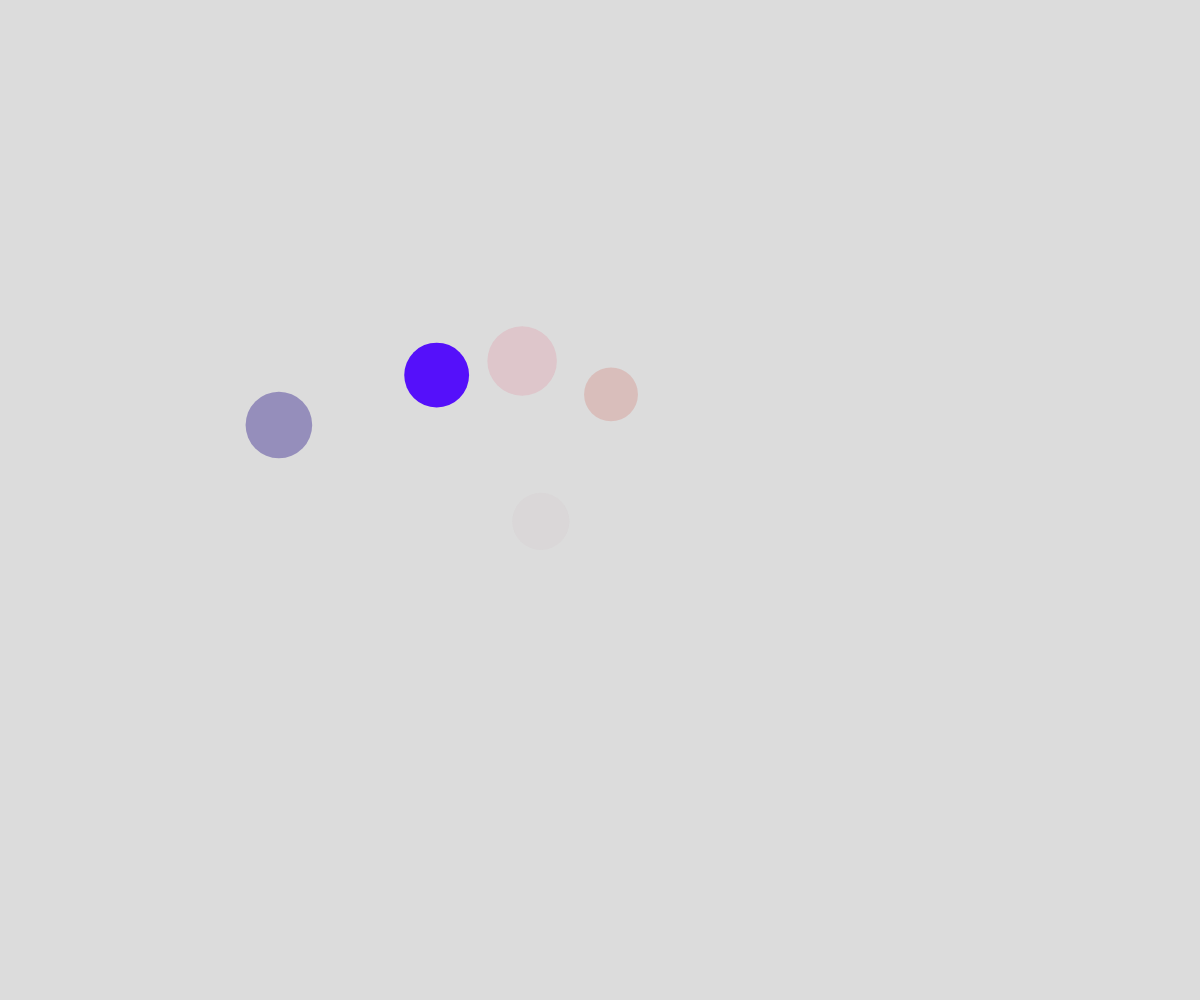
Frame 1 (no input)
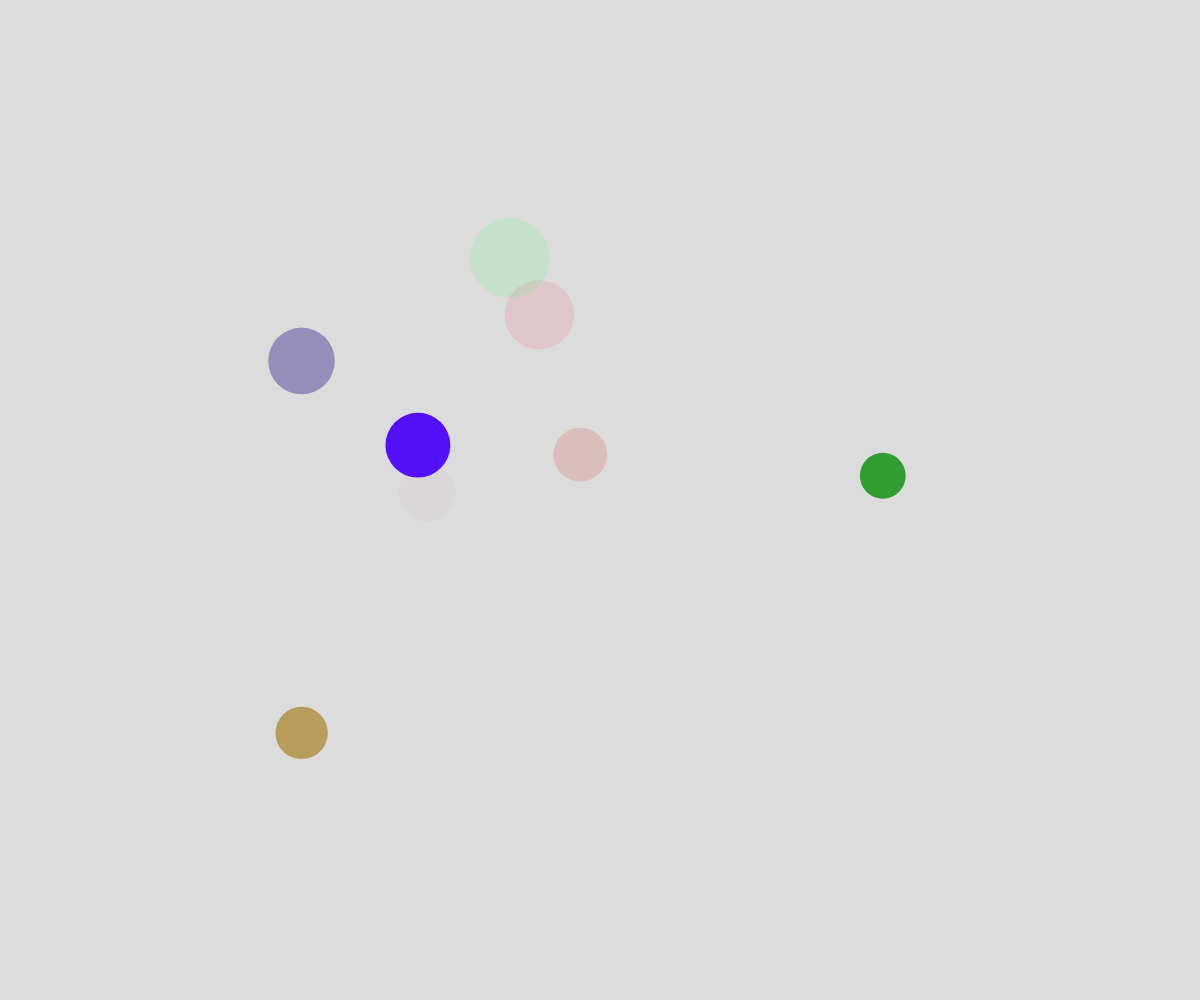
Frame 60 (no input)
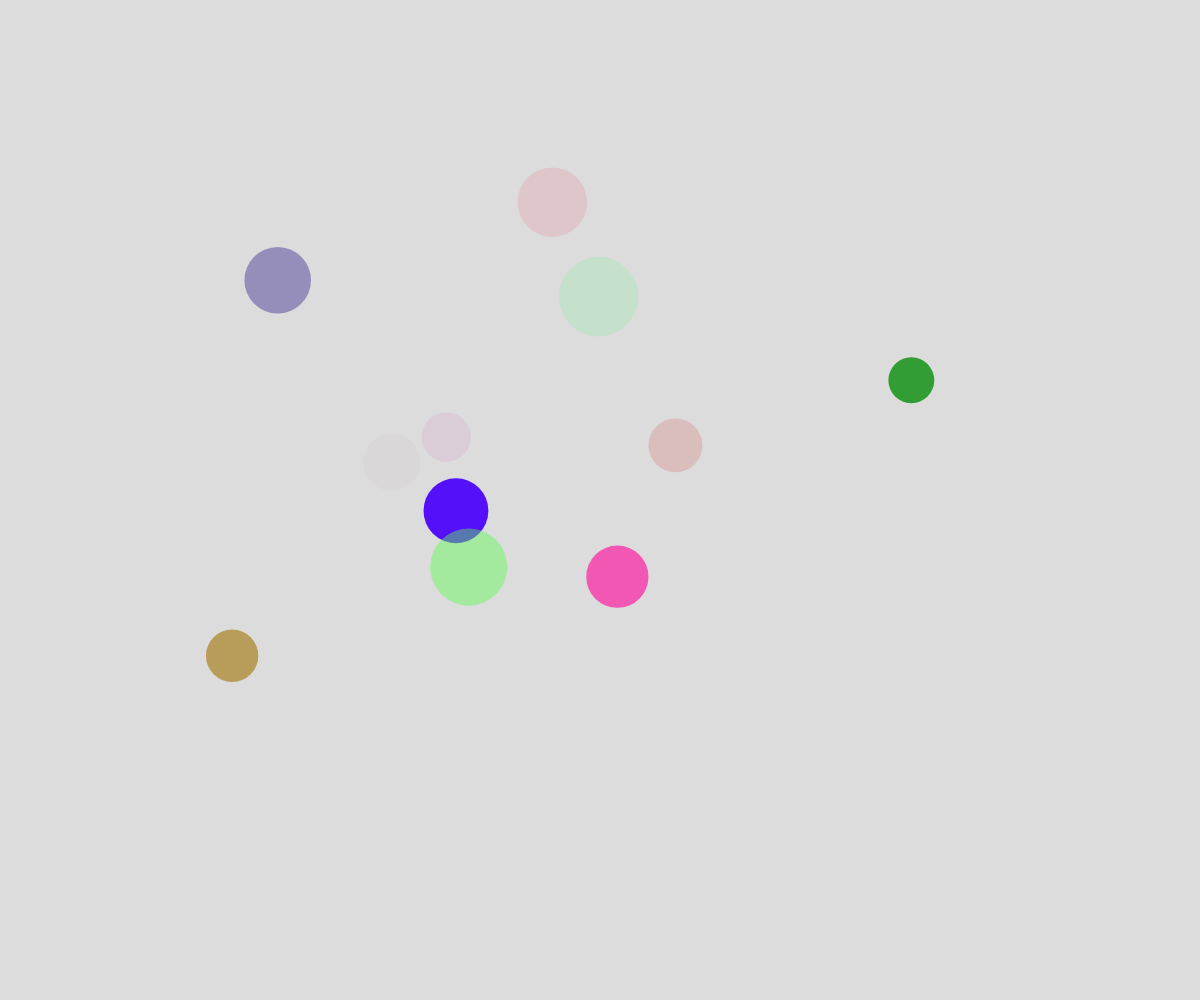
Frame 120 (the mouse pressed at the canvas centre since frame 60)

The p5.js sketch that drew these frames (run headless with seeded random() and noise() and a simulated clock; from frame 60 on, the mouse is pressed at the canvas centre):

// p5.js sketch
// ── sketch.js
// Bubble Array Object Notation Demo
// Removing objects from the array

let theBubbles = [];
let deathLocations = [];

function setup() {
  createCanvas(windowWidth, windowHeight);
  noStroke();

  for (let i = 0; i < 5; i++) {
    spawnBubbles();
  }

  //create a new bubble every half secodn
  window.setInterval(spawnBubbles, 500);
}

function draw() {
  background(220);
  //moveBubblesRandomly();
  moveBubblesWithNoise();
  displayBubbles();

}

function mousePressed() {
  for (let bubble of theBubbles) {
    if (clickedInBubble(mouseX, mouseY, bubble)) {
      let theIndex = theBubbles.indexOf(bubble);
      theBubbles.splice(theIndex, 1);
      addDeath(mouseX, mouseY);
    }
  }
}

function displayDeathSpots() {
  for (let spot in deathLocations) {
    textAlign(CENTER, CENTER);
    fill('blackl');
    text("X", spot.x, spot.y);
  }
}

function addDeath(_x, _y) {//add z later
  let deathSpot ={
    x: _x,
    y: _y
  };
  deathLocations.push(deathSpot);
}

function clickedInBubble(x, y, theBubble) {
  let distanceAway = dist(x, y, theBubble.x, theBubble.y);
  if (distanceAway <theBubble.radius) {
    return true;
  }

  else {
    return false;
  }
}

function displayBubbles() {
  for (let bubble of theBubbles) {
    fill(bubble.red, bubble.green, bubble.blue, bubble.alpha);
    circle(bubble.x, bubble.y, bubble.radius *2);
  }
}

function moveBubblesWithNoise() {
  for (let bubble of theBubbles) {
    let x = noise(bubble.timeX) * width;
    let y = noise(bubble.timeY) * height;

    bubble.x = x;
    bubble.y = y;

    bubble.timeX += bubble.deltaTime;
    bubble.timeY += bubble.deltaTime;
  }
}

function moveBubblesRandomly() {
  for (let bubble of theBubbles) {
    let choice = random(100);
    if (choice < 50) {
      //move up
      bubble.y -= bubble.speed;
    }
    else if (choice < 65) {
      //move dwon
      bubble.y -= bubble.speed;
    }
    else if (choice < 80) {
      //move right
      bubble.x += bubble.speed;
    }
    else {
      //move left
      bubble.x -= bubble.speed;
    }
  }
}

function spawnBubbles() {
  let someBubble = {
    x: random(width),
    y: height + random(0, 25),
    speed: random (2, 5),
    radius: random(20, 40),
    red: random(255),
    green: random(255),
    blue: random(255),
    alpha: random (10, 255),
    timeX: random(10000000),
    timeY: random(10000000),
    deltaTime: 0.002,
  };
  theBubbles.push(someBubble);
}
